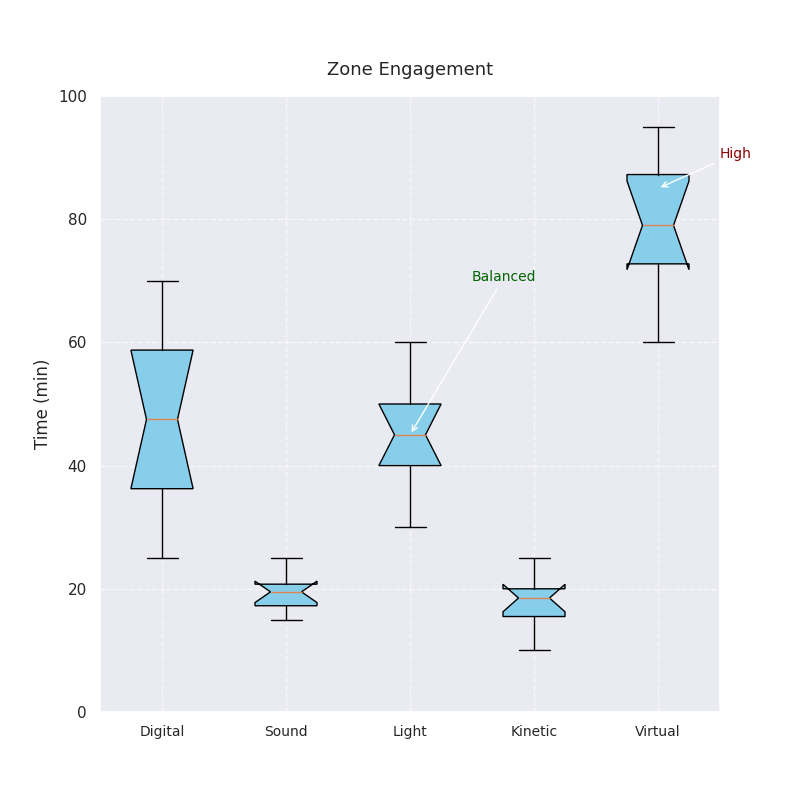

This chart was generated by the following Python code:
import matplotlib.pyplot as plt
import numpy as np

# Data for box plot
digital_dreams_times = [25, 30, 45, 60, 40, 55, 70, 50, 65, 35]
soundscapes_times = [15, 20, 18, 22, 17, 19, 25, 20, 21, 16]
light_labyrinths_times = [30, 45, 35, 50, 40, 60, 55, 45, 50, 40]
kinetic_kinetics_times = [10, 15, 20, 25, 15, 18, 22, 20, 19, 17]
virtual_voyages_times = [60, 75, 90, 70, 80, 85, 95, 88, 72, 78]

box_data = [
    digital_dreams_times,
    soundscapes_times,
    light_labyrinths_times,
    kinetic_kinetics_times,
    virtual_voyages_times
]

zones = [
    "Digital",
    "Sound",
    "Light",
    "Kinetic",
    "Virtual"
]

# Create a single subplot for the box plot with vertical boxes
fig, ax1 = plt.subplots(figsize=(8, 8))

# Set a single color for all box plots
bp = ax1.boxplot(box_data, vert=True, patch_artist=True, notch=True, whis=1.5)
single_color = 'skyblue'
for patch in bp['boxes']:
    patch.set_facecolor(single_color)

ax1.set_title("Zone Engagement", fontsize=13, pad=15)
ax1.set_ylabel("Time (min)", fontsize=12)
ax1.set_xticks(np.arange(1, len(zones) + 1))
ax1.set_xticklabels(zones, fontsize=10)
ax1.grid(True, linestyle='--', alpha=0.7)
ax1.set_ylim(0, 100)

# Annotations
ax1.annotate('High', xy=(5, 85), xytext=(5.5, 90),
             arrowprops=dict(facecolor='black', arrowstyle='->'), fontsize=10, color='darkred')
ax1.annotate('Balanced', xy=(3, 45), xytext=(3.5, 70),
             arrowprops=dict(facecolor='black', arrowstyle='->'), fontsize=10, color='darkgreen')

# Show plot
plt.show()
